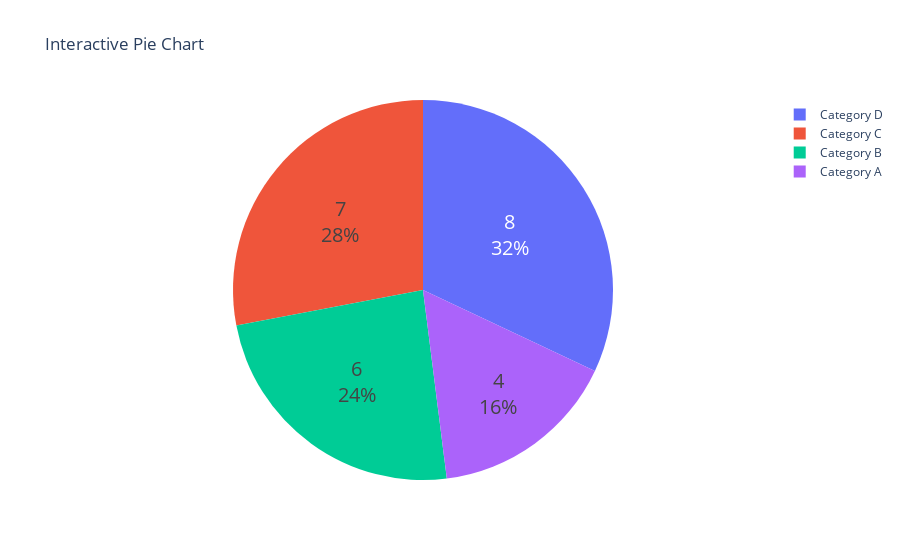

Source (notebook cell):
### Code cell
#Q NO-21
'''
Using Plotly, create an interactive pie chart of randomly enerated data, add labels and percentaes, set
the title as 'Interactive Pie Chart'.
'''
import plotly.graph_objs as go
import numpy as np

# Generate random data
labels = ['Category A', 'Category B', 'Category C', 'Category D']
values = np.random.randint(1, 10, size=len(labels))

# Create trace for the pie chart
trace = go.Pie(labels=labels, values=values, hoverinfo='label+percent', textinfo='value+percent', textfont_size=20)

# Create layout
layout = go.Layout(title='Interactive Pie Chart')

# Create figure
fig = go.Figure(data=[trace], layout=layout)

# Show the plot
fig.show()

### Figure 1 — Plotly figure (JSON) as saved in the notebook; plotly's stock layout.template omitted (floating-point values rounded to 4 significant figures)
{"data": [{"hoverinfo": "label+percent", "labels": ["Category A", "Category B", "Category C", "Category D"], "textfont": {"size": 20}, "textinfo": "value+percent", "type": "pie", "values": [4, 6, 7, 8]}], "layout": {"title": {"text": "Interactive Pie Chart"}}}
